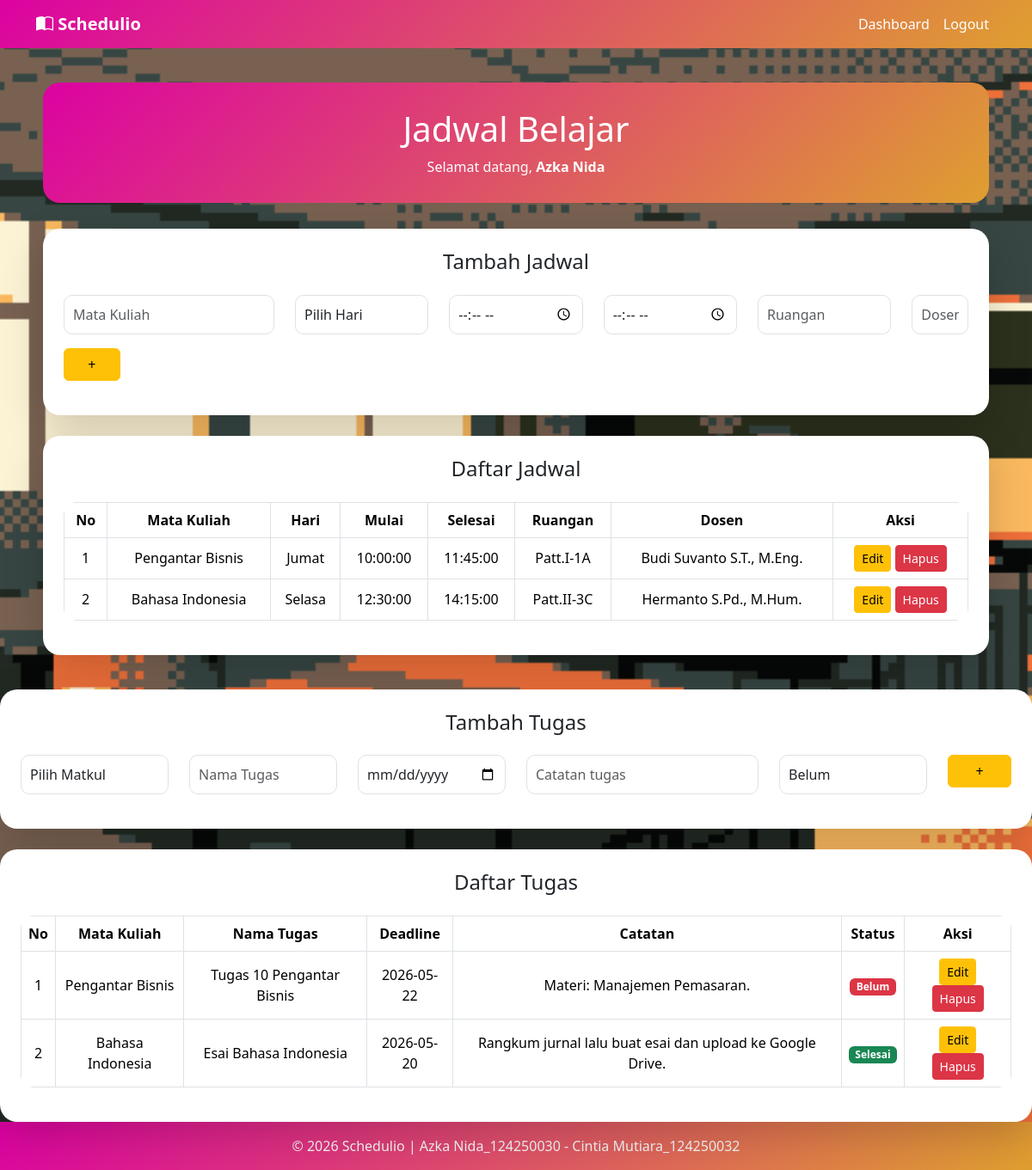
Page /dashboard.php (signed in) on the committed database.
### tables this page shows
CREATE TABLE `jadwal` (
  `id` int(11) NOT NULL,
  `user_id` int(11) DEFAULT NULL,
  `matkul` varchar(100) DEFAULT NULL,
  `hari` varchar(20) DEFAULT NULL,
  `jam_mulai` time DEFAULT NULL,
  `jam_selesai` time DEFAULT NULL,
  `ruangan` varchar(100) DEFAULT NULL,
  `dosen` varchar(100) DEFAULT NULL
);

CREATE TABLE `tugas` (
  `id` int(11) NOT NULL,
  `user_id` int(11) DEFAULT NULL,
  `jadwal_id` int(11) DEFAULT NULL,
  `nama_tugas` varchar(100) DEFAULT NULL,
  `deadline` date DEFAULT NULL,
  `catatan` text DEFAULT NULL,
  `status` enum('Belum','Selesai') DEFAULT 'Belum'
);

### dashboard.php (the view, shortened to what this page needs)
<?php
    include 'koneksi.php';
?>
<!DOCTYPE html>
<html lang="en">
<head>
    <link href="https://cdn.jsdelivr.net/npm/bootstrap@5.3.8/dist/css/bootstrap.min.css" rel="stylesheet">
    <link rel="stylesheet" href="https://cdn.jsdelivr.net/npm/bootstrap-icons@1.13.1/font/bootstrap-icons.min.css">
</head>
<body>
    <nav class="navbar navbar-expand-lg navbar-dark">
        <div class="container">
            <a class="navbar-brand"><i class="bi bi-book-half"></i> Schedulio</a>
            <div class="collapse navbar-collapse" id="navbarNav">
                <ul class="navbar-nav ms-auto">
                    <li class="nav-item">
                        <a class="nav-link active" href="#">Dashboard</a>
                    </li>
                    <li class="nav-item">
                        <a class="nav-link" href="logout.php">Logout</a>
                    </li>
                </ul>
            </div>
        </div>
    </nav>
    <div class="container main-container">
        <div class="header">
            <h1>Jadwal Belajar</h1>
            <p class="mb-0">
                Selamat datang,
                <b><?php echo $_SESSION['nama']; ?></b>
            </p>
        </div>
        <div class="card p-4 mb-4 shadow-lg">
            <h4 class="mb-4 text-center">Tambah Jadwal</h4>
            <form method="POST">
                <div class="row">
                    <div class="col-md-3 mb-3">
                        <input type="text" name="matkul" class="form-control" placeholder="Mata Kuliah" required>
                    </div>
                    <div class="col-md-2 mb-3">
                        <select name="hari" class="form-control" required>
                            <option value="" selected disabled>Pilih Hari</option>
                        </select>
                    </div>
                    <div class="col-md-2 mb-3">
                        <input type="time" name="jam_mulai" class="form-control" required>
                    </div>
                    <div class="col-md-2 mb-3">
                        <input type="time" name="jam_selesai" class="form-control" required>
                    </div>
                    <div class="col-md-2 mb-3">
                        <input type="text" name="ruangan" class="form-control" placeholder="Ruangan" required>
                    </div>
                    <div class="col-md-1 mb-3">
                        <input type="text" name="dosen" class="form-control" placeholder="Dosen" required>
                    </div>
                    <div class="col-md-1 mb-3">
                        <button type="submit" name="tambah" class="btn btn-warning w-100 btn-custom">
                            +
                        </button>
                    </div>
                </div>
            </form>
        </div>
        <div class="card p-4 shadow-lg">
            <h4 class="mb-4 text-center">Daftar Jadwal</h4>
            <div class="table-responsive">
                <table class="table table-bordered table-hover text-center align-middle">
                    <thead>
                        <tr>
                            <th>No</th>
                            <th>Mata Kuliah</th>
                            <th>Hari</th>
                            <th>Mulai</th>
                            <th>Selesai</th>
                            <th>Ruangan</th>
                            <th>Dosen</th>
                            <th>Aksi</th>
                        </tr>
                    </thead>
                    <tbody>
                        <?php
                            $no = 1;
                            $id_user = $_SESSION['id'];
                            $query = mysqli_query($koneksi, "SELECT * FROM jadwal WHERE user_id='$id_user'"); while($data = mysqli_fetch_assoc($query)){
                        ?>
                        <tr>
                            <td><?php echo $no++; ?></td>
                            <td><?php echo $data['matkul']; ?></td>
                            <td><?php echo $data['hari']; ?></td>
                            <td><?php echo $data['jam_mulai']; ?></td>
                            <td><?php echo $data['jam_selesai']; ?></td>
                            <td><?php echo $data['ruangan']; ?></td>
                            <td><?php echo $data['dosen']; ?></td>
                            <td>
                                <a href="editJadwal.php?id=<?php echo $data['id']; ?>" class="btn btn-warning btn-sm">
                                    Edit
                                </a>
                                <a href="hapusJadwal.php?id=<?php echo $data['id']; ?>" class="btn btn-danger btn-sm" onclick="return confirm('Yakin mau hapus jadwal ini?')">
                                    Hapus
                                </a>
                            </td>
                        </tr>
                        <?php } ?>
                    </tbody>
                </table>
            </div>
        </div>
    </div>
        <div class="card p-4 mb-4 shadow-lg">
            <h4 class="mb-4 text-center"> Tambah Tugas </h4>
            <form method="POST">
                <div class="row">
                    <div class="col-md-2 mb-3">
                        <select name="jadwal_id" class="form-control">
                            <option value=""> Pilih Matkul</option>
                            <?php
                                $id_user = $_SESSION['id'];
                            ?>
                        </select>
                    </div>
                    <div class="col-md-2 mb-3">
                        <input type="text" name="nama_tugas" class="form-control" placeholder="Nama Tugas"  required>
                    </div>
                    <div class="col-md-2 mb-3">
                        <input type="date" name="deadline" class="form-control" required>
                    </div>
                    <div class="col-md-3 mb-3">
                        <input type="text" name="catatan" class="form-control" placeholder="Catatan tugas">
                    </div>
                    <div class="col-md-2 mb-3">
                        <select name="status" class="form-control">
                            <option value="Belum"> Belum </option>
                        </select>
                    </div>
                    <div class="col-md-1 mb-3">
                        <button type="submit" name="tambah_tugas" class="btn btn-warning w-100 btn-custom">
                            +
                        </button>
                    </div>
                </div>
            </form>
        </div>
    <div class="card p-4 shadow-lg">
        <h4 class="mb-4 text-center"> Daftar Tugas </h4>
        <div class="table-responsive">
            <table class="table table-bordered table-hover text-center align-middle">
                <thead>
                    <tr>
                        <th>No</th>
                        <th>Mata Kuliah</th>
                        <th>Nama Tugas</th>
                        <th>Deadline</th>
                        <th>Catatan</th>
                        <th>Status</th>
                        <th>Aksi</th>
                    </tr>
                </thead>
                <tbody>
                <?php
                $no = 1;
                $queryTugas = mysqli_query($koneksi, "SELECT tugas.*, jadwal.matkul FROM tugas LEFT JOIN jadwal ON tugas.jadwal_id = jadwal.id WHERE tugas.user_id='$id_user'");
                while ($data = mysqli_fetch_assoc($queryTugas)) {
                ?>
                    <tr>
                        <td><?php echo $no++; ?></td>
                        <td><?php echo $data['matkul'] ? $data['matkul']: '-';?></td>
                        <td><?php echo $data['nama_tugas']; ?></td>
                        <td><?php echo $data['deadline']; ?></td>
                        <td><?php echo $data['catatan']; ?></td>
                        <td>
                            <?php if ($data['status'] == 'Selesai') { ?>
                                <span class="badge bg-success">
                                    Selesai
                                </span>
                            <?php } else { ?>
                                <span class="badge bg-danger">
                                    Belum
                                </span>
                            <?php } ?>
                        </td>
                        <td>
                            <a href="editTugas.php?id=<?php echo $data['id']; ?>" class="btn btn-warning btn-sm">
                                Edit
                            </a>
                            <a href="hapusTugas.php?id=<?php echo $data['id']; ?>" class="btn btn-danger btn-sm" onclick="return confirm('Yakin mau hapus tugas ini?')">
                                Hapus
                            </a>
                        </td>
                    </tr>
                <?php } ?>
                </tbody>
            </table>
        </div>
    </div>
    <footer class="text-center text-lg-start" style="background: linear-gradient(135deg, #dc02a2, #df9f30); margin-top:auto;">
      <div class="text-center p-3" style="color: whitesmoke;">
        © 2026 Schedulio | Azka Nida_124250030 - Cintia Mutiara_124250032
      </div>
    </footer>
</body>
</html>

### dashboard.php (style rules this page uses)
* { margin: 0; padding: 0; box-sizing: border-box; }
body { background-image: url('img/background.gif'); background-size: cover; background-position: center; display: flex; flex-direction: column; min-height: 100vh; }
.navbar { background: linear-gradient(135deg, #dc02a2, #df9f30); }
.navbar-brand { font-weight: bold; color: white; }
.nav-link { color: white; }
.main-container { padding: 40px 20px; }
.header { background: linear-gradient(135deg, #dc02a2, #df9f30); color: white; padding: 30px; border-radius: 20px; text-align: center; margin-bottom: 30px; }
.card { border: none; border-radius: 20px; }
.form-control { border-radius: 10px; padding: 10px; }
.table { overflow: hidden; border-radius: 15px; }

### rows in the picture
jadwal: matkul "Pengantar Bisnis", hari "Jumat", jam_mulai "10:00:00", jam_selesai "11:45:00", ruangan "Patt.I-1A", dosen "Budi Suvanto S.T., M.Eng."
jadwal: matkul "Bahasa Indonesia", hari "Selasa", jam_mulai "12:30:00", jam_selesai "14:15:00", ruangan "Patt.II-3C", dosen "Hermanto S.Pd., M.Hum."
tugas: jadwal.matkul "Pengantar Bisnis", nama_tugas "Tugas 10 Pengantar Bisnis", deadline "2026-05-22", catatan "Materi: Manajemen Pemasaran.", status "Belum"
tugas: jadwal.matkul "Bahasa Indonesia", nama_tugas "Esai Bahasa Indonesia", deadline "2026-05-20", catatan "Rangkum jurnal lalu buat esai dan upload ke Google Drive.", status "Selesai"

### other values in the picture
$_SESSION['nama'] "Azka Nida"
